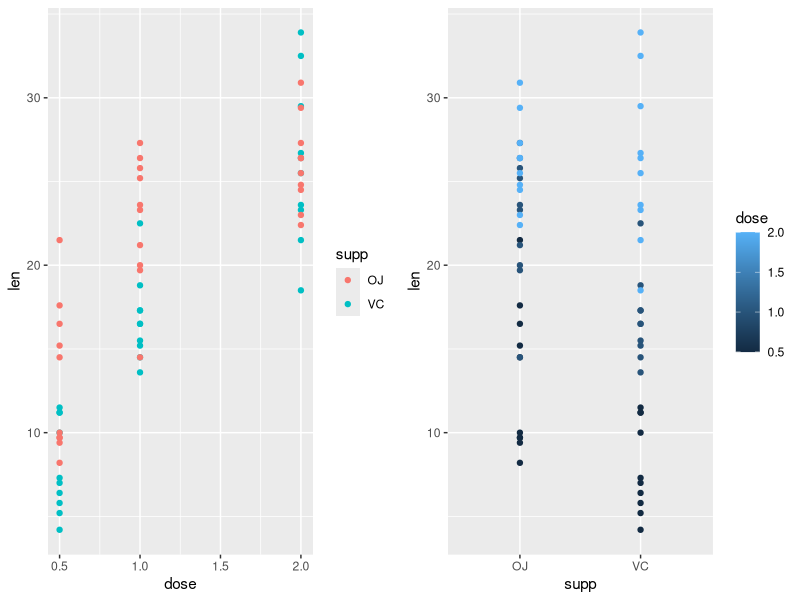
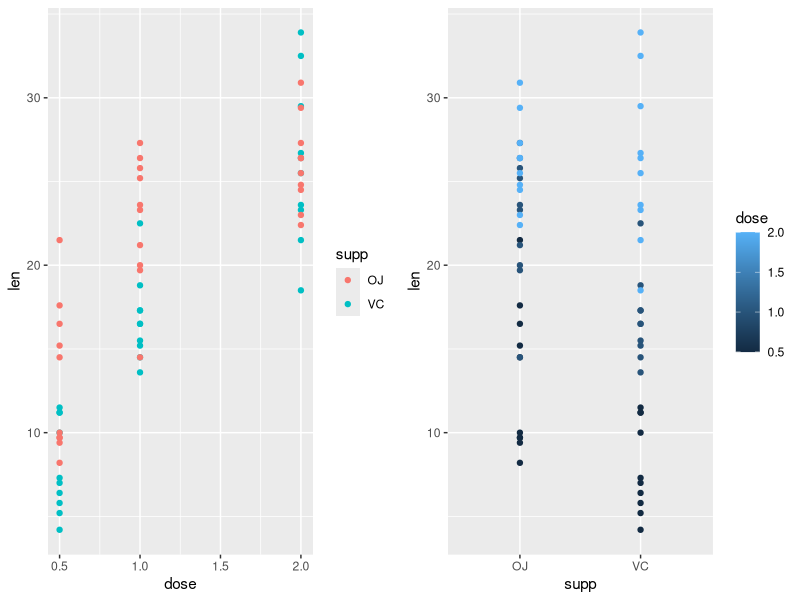

These charts were generated, in order, by the following R code:
## ---- chunk 1
knitr::opts_chunk$set(echo = TRUE)
## ---- chunk 2
library(ggplot2)
library(dplyr)
library(cowplot)
library(tidyr)

# Data Exploration
data("ToothGrowth")

gds <-ggplot(ToothGrowth, aes(x = dose, y = len)) +
  geom_point(aes(color = supp))
gsd <-ggplot(ToothGrowth, aes(x = supp, y = len)) +
  geom_point(aes(color = dose))
plot_grid(gds, gsd, nrow = 1, ncol=2)
## ---- chunk 3
dhalf <- filter(ToothGrowth, dose ==.5)$len
d1<- filter(ToothGrowth, dose ==1)$len
d2<- filter(ToothGrowth, dose ==2)$len
i1<- t.test(dhalf, d1)$conf[1:2]
i2<- t.test(dhalf, d2)$conf[1:2]
i3<-t.test(d1, d2)$conf[1:2]
ints <- data.frame("Dose Comparisons" = c("0.5:1", "0.5:2", "1:2"),
                   c(i1[1], i2[1], i3[1]), 
                   c(i1[2], i2[2], i3[2]))
colnames(ints) <- c("Dose Comparisons","95% Confidence Interval", "")
ints                   
## ---- chunk 4
oj <- filter(ToothGrowth, supp == "OJ")$len
vc <- filter(ToothGrowth, supp == "VC")$len
result <- data.frame("Data" = c("mean", "standard deviation"), 
                     "OJ" = c(mean(oj), sd(oj)), 
                     "VC" = c(mean(vc), sd(vc)))
result
## ---- chunk 5
confint <- t.test(oj, vc)$conf[1:2]
confint
## ---- chunk 6
ojhalf <- filter(ToothGrowth, dose ==.5, supp == "OJ")$len
oj1<- filter(ToothGrowth, dose ==1, supp == "OJ")$len
oj2<- filter(ToothGrowth, dose ==2, supp == "OJ")$len

vchalf <- filter(ToothGrowth, dose ==.5, supp == "VC")$len
vc1<- filter(ToothGrowth, dose ==1, supp == "VC")$len
vc2<- filter(ToothGrowth, dose ==2, supp == "VC")$len

inthalf<- t.test(ojhalf, vchalf)$conf[1:2]
int1<- t.test(oj1, vc1)$conf[1:2]
int2<-t.test(oj2, vc2)$conf[1:2]

ints2 <- data.frame("Supplement Comparisons" = c("dose = 0.5", "dose = 1",
                                                "dose = 2"),
                   c(inthalf[1], int1[1], int2[1]), 
                   c(inthalf[2], int1[2], int2[2]))
colnames(ints2) <- c("Supplement Comparisons","95% Confidence Interval", "")
ints2 
## ---- chunk 7
library(ggplot2)
library(dplyr)
library(cowplot)
library(tidyr)

#Data Exploration
data("ToothGrowth")

gds <-ggplot(ToothGrowth, aes(x = dose, y = len)) +
  geom_point(aes(color = supp))
gsd <-ggplot(ToothGrowth, aes(x = supp, y = len)) +
  geom_point(aes(color = dose))
plot_grid(gds, gsd, nrow = 1, ncol=2)

#Comparing Doses

dhalf <- filter(ToothGrowth, dose ==.5)$len
d1<- filter(ToothGrowth, dose ==1)$len
d2<- filter(ToothGrowth, dose ==2)$len
i1<- t.test(dhalf, d1)$conf[1:2]
i2<- t.test(dhalf, d2)$conf[1:2]
i3<-t.test(d1, d2)$conf[1:2]
ints <- data.frame("Dose Comparisons" = c("0.5:1", "0.5:2", "1:2"),
                   c(i1[1], i2[1], i3[1]), 
                   c(i1[2], i2[2], i3[2]))
colnames(ints) <- c("Dose Comparisons","95% Confidence Interval", "")
ints      

#Comparing Supplement Types
oj <- filter(ToothGrowth, supp == "OJ")$len
vc <- filter(ToothGrowth, supp == "VC")$len
result <- data.frame("Data" = c("mean", "standard deviation"), 
                     "OJ" = c(mean(oj), sd(oj)), 
                     "VC" = c(mean(vc), sd(vc)))
result

#Comparing Supplement Types at Each Dose 
ojhalf <- filter(ToothGrowth, dose ==.5, supp == "OJ")$len
oj1<- filter(ToothGrowth, dose ==1, supp == "OJ")$len
oj2<- filter(ToothGrowth, dose ==2, supp == "OJ")$len

vchalf <- filter(ToothGrowth, dose ==.5, supp == "VC")$len
vc1<- filter(ToothGrowth, dose ==1, supp == "VC")$len
vc2<- filter(ToothGrowth, dose ==2, supp == "VC")$len

inthalf<- t.test(ojhalf, vchalf)$conf[1:2]
int1<- t.test(oj1, vc1)$conf[1:2]
int2<-t.test(oj2, vc2)$conf[1:2]

ints2 <- data.frame("Supplement Comparisons" = c("dose = 0.5", "dose = 1",
                                                "dose = 2"),
                   c(inthalf[1], int1[1], int2[1]), 
                   c(inthalf[2], int1[2], int2[2]))
colnames(ints2) <- c("Supplement Comparisons","95% Confidence Interval", "")
ints2 
